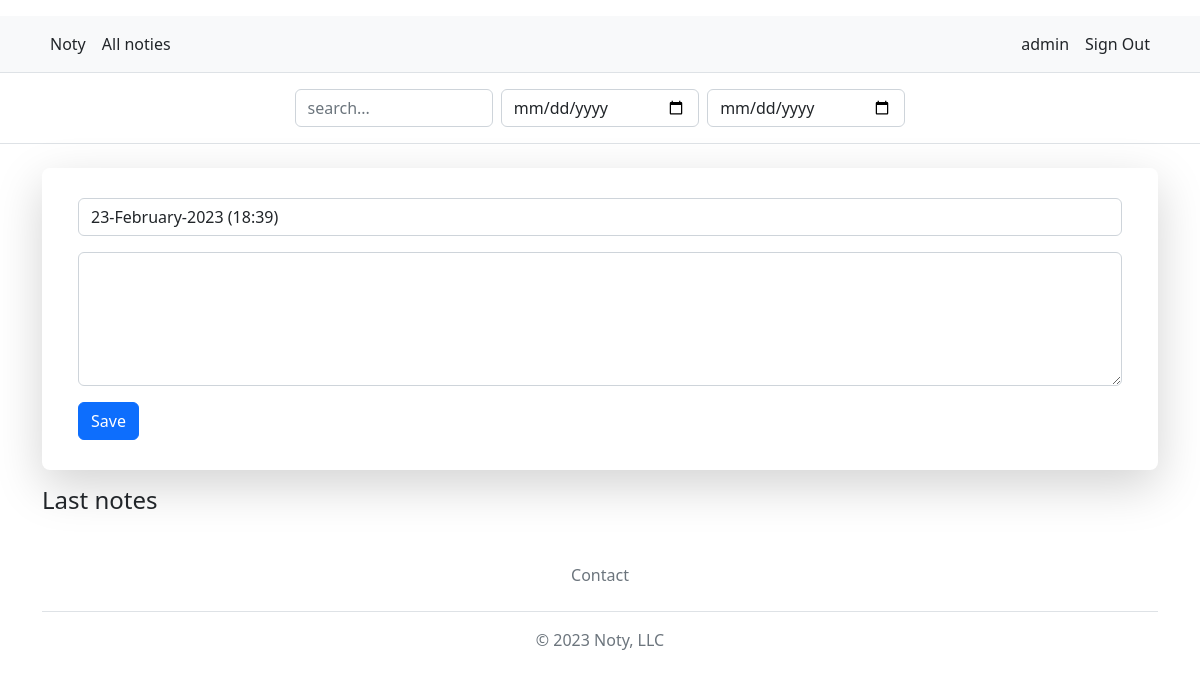
Before: / (signed in) with the older database file.
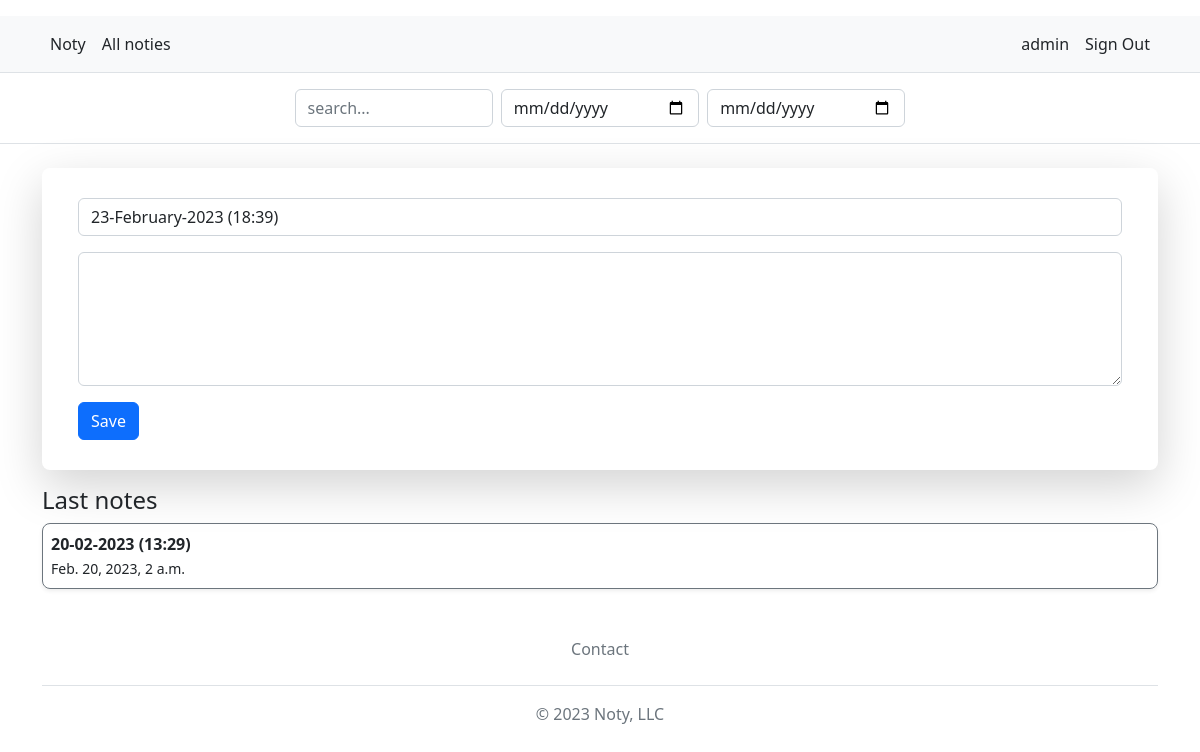
After: the same page with the newer database file.
### notes/models.py (models this page shows, shortened)
class Note(models.Model):
    title = models.CharField(
        max_length=255,
        blank=True,
        null=True,
        default='title',
        help_text='Note title',
        verbose_name='Note title'
    )
    text = models.TextField(
        blank=True,
        null=True,
        help_text='Note text',
        verbose_name='Note text'
    )
    created = models.DateTimeField(
        auto_now_add=True,
        help_text='Note created',
        verbose_name='Note created'
    )
    author = models.ForeignKey(
        User,
        default=1,
        on_delete=models.CASCADE,
        help_text='Note author',
        verbose_name='Note author'
    )

### notes/views.py (the view, shortened to what this page needs)
# urls.py: path("", views.index, name="index"),
@login_required(login_url='signin/')
def index(request):
    last_notes = Note.objects.filter(author=request.user).order_by('-created')[:3]
    add_form = NoteForm(initial={'title': datetime.now().strftime("%d-%B-%Y (%H:%M)")})
    data = {
        'add_form': add_form,
        'last_notes': last_notes
    }
    return render(request, 'index.html', context=data)

### notes/forms.py
class NoteForm(ModelForm):
    class Meta:
        model = Note
        fields = ('title', 'text')
        widgets = {
            'title': TextInput(attrs={'class': 'form-control'}),
            'text': Textarea(attrs={"rows": "5", 'class': 'form-control'}),
        }
        labels = {
            'title': '',
            'text': '',
        }
        help_texts = {
            'title': '',
            'text': '',
        }

### notes/templates/index.html (shortened to what this page needs)
{% extends 'base.html' %}
{% block content %}
    <div class="p-4 mb-3 align-items-center rounded-3 shadow-lg">
        <form method="POST" class="form-control border-0">
            {{ add_form.as_p }}
            <button type="submit" class="btn btn-primary">Save</button>
        </form>
    </div>
    <h4>Last notes</h4>
    <ul class="last_notes p-0">
    {% for note in last_notes %}
        <li>
            <a class="dropdown-item rounded-3 shadow-sm border border-secondary mb-2 p-2" href="{% url 'note-detail' note.pk %}">
                <strong class="notetitle d-block">{{ note.title }}</strong>
                <small>{{ note.created }}</small>
            </a>
        </li>
    {% endfor %}
    </ul>
{% endblock %}

### notes/templates/base.html (shortened to what this page needs)
<!DOCTYPE html>
<html lang="en">
{% block head %}
<head>
    {% load static %}
    <link rel="stylesheet" href="https://cdn.jsdelivr.net/npm/bootstrap@5.2.3/dist/css/bootstrap.min.css">
    <link rel="stylesheet" href="{% static 'css/style.css' %}">
</head>
{% endblock %}
<body>
    {% block header %}
        <header class="py-3 mb-4 border-bottom">
            <nav class="py-2 bg-light border-bottom">
                <div class="container d-flex flex-wrap">
                    <ul class="nav me-auto">
                        <li class="nav-item"><a href="/" class="nav-link link-dark px-2 active" aria-current="page">Noty</a></li>
                        {% if user.is_authenticated %}<li class="nav-item"><a href="{% url 'mynotes' %}" class="nav-link link-dark px-2">All noties</a></li>{% endif %}
                    </ul>
                    <ul class="nav">
                        {% if user.is_authenticated %}
                            <li class="nav-item"><a href="#" class="nav-link link-dark px-2">{{ user.get_username }}</a></li>
                            <li class="nav-item"><a href="{% url 'signout' %}" class="nav-link link-dark px-2">Sign Out</a></li>
                        {% endif %}
                    </ul>
                </div>
            </nav>
            {% if user.is_authenticated %}
                <div class="container d-flex flex-row flex-wrap justify-content-center">
                    <form class="search-form d-flex flex-row mt-3" role="search" method="POST" action="mynotes/api/search/">
                        <input type="text" name="search_match" class="form-control mx-1" placeholder="search...">
                        <input type="date" name="date_from" class="form-control mx-1">
                        <input type="date" name="date_to" class="form-control mx-1">
                    </form>
                </div>
            {% endif %}
        </header>
    {% endblock %}
    <div class="container">
        {% block content %}{% endblock %}
    {% block footer %}
        <footer class="py-3 my-4">
            <ul class="nav justify-content-center border-bottom pb-3 mb-3">
                <li class="nav-item"><a href=mailto:"zeugenz@gmail.com?subject=Noty%20message" class="nav-link px-2 text-muted">Contact</a></li>
            </ul>
            <p class="text-center text-muted">© 2023 Noty, LLC</p>
        </footer>
    {% endblock %}
    </div>
</body>
</html>

### notes/static/css/style.css (style rules this page uses)
ul { list-style-type: none; }
.search-form { position: relative; }
.notetitle { white-space: pre-line; }

Changed rows visible on the page:
added Note: title "20-02-2023 (13:29)", created "Feb. 20, 2023, 2 a.m."
